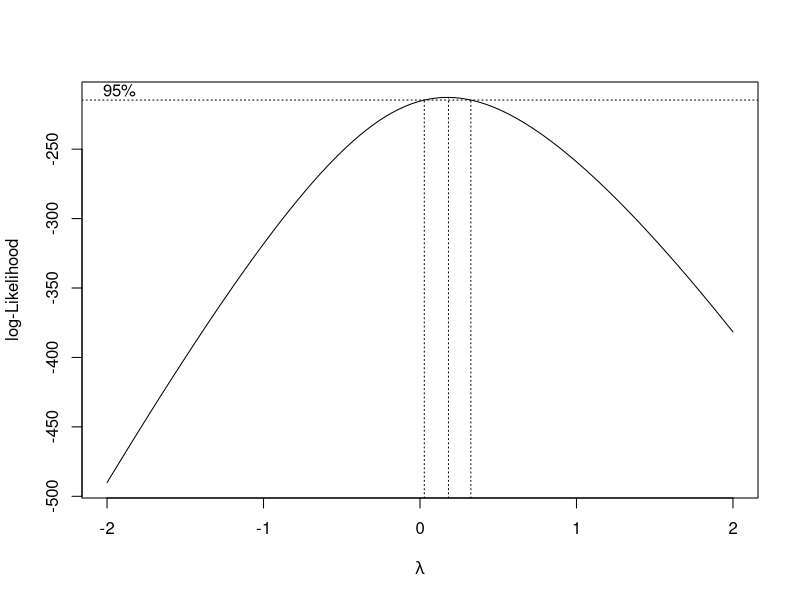
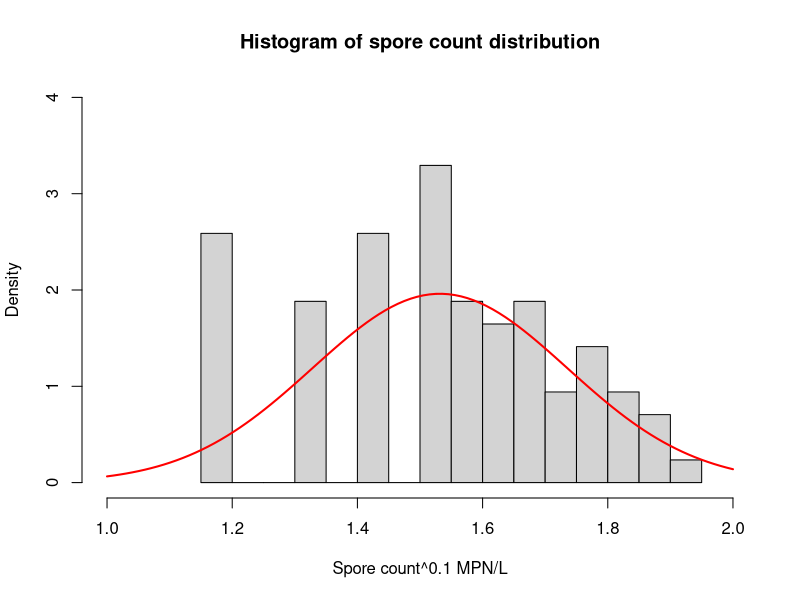

Write R code to recreate these figures, in order.
## Setting working directory
setwd("~/Cornell/Projects/MC Cheese blowing/MC-Cheese-blowing/")

## Simulate distribution of initial spore conc-----------------------------------------
#Load file
Spore = read.csv("Initial spore concentration.csv", header = T)

#Load pacakge
library(tidyr)
library(fitdistrplus)

##Data cleaning
colnames(Spore)[1] = "ID"
Spore = gather(Spore,"Month","Count",-"ID")

##Create data frame
Spore$Count[Spore$Count == "" ] = NA
count = na.omit(Spore$Count)
count[count == "<18"] = "4.5"

# box-cox
library(MASS)
boxcox(count ~ 1)

# Visualize simulated distribution
count_t = as.numeric(count)^0.1 
par(mfrow=c(1,1))
hist(count_t,probability = T, xlim = c(1,2), breaks = 20, 
     main = "Histogram of spore count distribution",
     xlab = "Spore count^0.1 MPN/L",
     ylim = c(0,4))
tempx = seq(1,2,length.out = 100)
tempy = dnorm(tempx, mean(count_t), sd(count_t)); lines(tempx, tempy,col='red',lwd=2)


## Simulation set-up -----------------------------------------------------------
## Cheese vat and block identifications
n_sim = 1000
vat_id = rep(1:n_sim, each = 20)
block_id = rep(1:20, n_sim)

## Simulate var spore count as MPN/kg milk in cheese vat
set.seed(87)
vat_norm_count = rnorm(n_sim, mean(count_t), sd(count_t))
vat_sim_count = vat_norm_count^10
#hist(vat_sim_count, breaks = 50)

## Simulate block spore count 
mean_sd_ratio = mean(count_t)/sd(count_t)# simulate sd for block spore count
block_sim_mean = vat_sim_count
block_sim_sd = block_sim_mean/mean_sd_ratio

block_sim_count = vector()
set.seed(87)
for (i in 1:n_sim){
  block_sim_count = c(block_sim_count, 
                      rnorm(20, block_sim_mean[i], block_sim_sd[i]))
}

## Combine ids with initial spore count
data = data.frame(vat_id, block_id, block_sim_count)
#head(data, 20)
#mean(data$block_sim_count)

## Ripening parameters
temp = 14
pH = runif(20*n_sim, min = 5.2, max = 5.6)
data$pH = round(pH,2)

## Function to calculate final concentration 
final_conc = function(N0, temp = 37, pH = 5.6, nitrite = 0, hour){
  #Default growth rate and lag time
  mumax = 0.12; lag = 1/mumax
  
  #Gamma concenpt
  gamma_T = ((temp -9)/(37-9))^2
  gamma_pH = (pH-4.4)*(6.8-pH)/(5.6-4.4)/(6.8-5.6)
  gamma_nitrite = 1-nitrite/75
  
  #Adjusted values
  mu = mumax*gamma_T*gamma_pH*gamma_nitrite
  lag = 1/(1/lag*gamma_T*gamma_pH*gamma_nitrite)
  
  #Model growth
  time = hour - lag
  Nmax = N0*(1+mu)^time
  Nmax
}


## Simulate final conc at day 70
data$day70 = NA
for (i in 1:length(data$day70)){
data$day70[i] = final_conc(data$block_sim_count[i], 
                           temp = temp, 
                           pH = pH[i], 
                           hour = 70*24)
}
#head(data, 40)

## Proportions of spoilage at day 70
sum(data$day70>140000)/length(data$day70) # Threshold at 1.4e5
sum(data$day70>1500000)/length(data$day70) # Threshold at 1.5e6
sum(data$day70>477773)/length(data$day70) # Threshold at log average

## Simulate final conc at day 90
data$day90 = NA
for (i in 1:length(data$day90)){
  data$day90[i] = final_conc(data$block_sim_count[i], 
                             temp = temp, 
                             pH = pH[i], 
                             hour = 90*24)
}
#head(data, 40)

## Proportions of spoilage at day 90
sum(data$day90>140000)/length(data$day90) # Threshold at 1.4e5
sum(data$day90>1500000)/length(data$day90) # Threshold at 1.5e6
sum(data$day90>477773)/length(data$day90) # Threshold at log average
